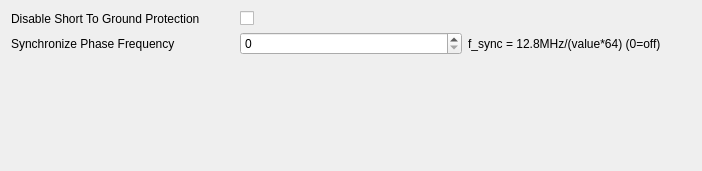
         <widget class="QWidget" name="scrollAreaWidgetContents_5">
          <property name="geometry">
           <rect>
            <x>0</x>
            <y>0</y>
            <width>702</width>
            <height>171</height>
           </rect>
          </property>
          <layout class="QVBoxLayout" name="verticalLayout_17">
           <item>
            <layout class="QGridLayout" name="gridLayout_5">
             <item row="0" column="0">
              <widget class="QLabel" name="label_61">
               <property name="text">
                <string>Disable Short To Ground Protection</string>
               </property>
              </widget>
             </item>
             <item row="1" column="0">
              <widget class="QLabel" name="label_62">
               <property name="text">
                <string>Synchronize Phase Frequency</string>
               </property>
              </widget>
             </item>
             <item row="1" column="1">
              <widget class="QSpinBox" name="synchronize_phase_frequency_spin">
               <property name="maximum">
                <number>15</number>
               </property>
              </widget>
             </item>
             <item row="0" column="1">
              <widget class="QCheckBox" name="disable_short_to_ground_protection_checkbox">
               <property name="text">
                <string/>
               </property>
              </widget>
             </item>
             <item row="1" column="2">
              <widget class="QLabel" name="label_63">
               <property name="text">
                <string>f_sync = 12.8MHz/(value*64) (0=off)</string>
               </property>
              </widget>
             </item>
            </layout>
           </item>
           <item>
            <spacer name="verticalSpacer_6">
             <property name="orientation">
              <enum>Qt::Vertical</enum>
             </property>
             <property name="sizeHint" stdset="0">
              <size>
               <width>20</width>
               <height>40</height>
              </size>
             </property>
            </spacer>
           </item>
          </layout>
         </widget>
